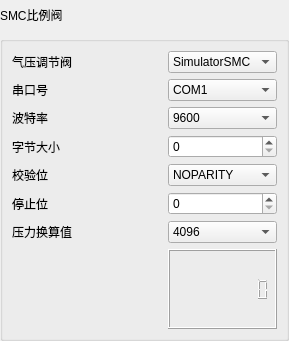
        <widget class="QWidget" name="page_ProportionalValves">
         <layout class="QVBoxLayout" name="verticalLayout_11">
          <property name="leftMargin">
           <number>0</number>
          </property>
          <property name="topMargin">
           <number>0</number>
          </property>
          <property name="rightMargin">
           <number>0</number>
          </property>
          <property name="bottomMargin">
           <number>0</number>
          </property>
          <item>
           <layout class="QHBoxLayout" name="horizontalLayout_17">
            <item>
             <widget class="QLabel" name="label_430">
              <property name="minimumSize">
               <size>
                <width>0</width>
                <height>30</height>
               </size>
              </property>
              <property name="maximumSize">
               <size>
                <width>16777215</width>
                <height>30</height>
               </size>
              </property>
              <property name="text">
               <string>SMC比例阀</string>
              </property>
             </widget>
            </item>
            <item>
             <spacer name="horizontalSpacer_17">
              <property name="orientation">
               <enum>Qt::Horizontal</enum>
              </property>
              <property name="sizeHint" stdset="0">
               <size>
                <width>40</width>
                <height>20</height>
               </size>
              </property>
             </spacer>
            </item>
           </layout>
          </item>
          <item>
           <widget class="QGroupBox" name="groupBox_ProportionalValves">
            <property name="title">
             <string/>
            </property>
            <layout class="QFormLayout" name="formLayout_44">
             <property name="fieldGrowthPolicy">
              <enum>QFormLayout::AllNonFixedFieldsGrow</enum>
             </property>
             <item row="0" column="0">
              <widget class="QLabel" name="label_437">
               <property name="minimumSize">
                <size>
                 <width>150</width>
                 <height>20</height>
                </size>
               </property>
               <property name="maximumSize">
                <size>
                 <width>150</width>
                 <height>16777215</height>
                </size>
               </property>
               <property name="text">
                <string>气压调节阀</string>
               </property>
              </widget>
             </item>
             <item row="0" column="1">
              <widget class="QComboBox" name="comboBox_ProportionalValves_Pressure">
               <item>
                <property name="text">
                 <string>SimulatorSMC</string>
                </property>
               </item>
               <item>
                <property name="text">
                 <string>ITV1050</string>
                </property>
               </item>
               <item>
                <property name="text">
                 <string>ITVH2020</string>
                </property>
               </item>
              </widget>
             </item>
             <item row="1" column="0">
              <widget class="QLabel" name="label_435">
               <property name="minimumSize">
                <size>
                 <width>80</width>
                 <height>20</height>
                </size>
               </property>
               <property name="text">
                <string>串口号</string>
               </property>
              </widget>
             </item>
             <item row="1" column="1">
              <widget class="QComboBox" name="comboBox_ProportionalValves_Port">
               <property name="enabled">
                <bool>true</bool>
               </property>
               <item>
                <property name="text">
                 <string>COM1</string>
                </property>
               </item>
               <item>
                <property name="text">
                 <string>COM2</string>
                </property>
               </item>
               <item>
                <property name="text">
                 <string>COM3</string>
                </property>
               </item>
               <item>
                <property name="text">
                 <string>COM4</string>
                </property>
               </item>
               <item>
                <property name="text">
                 <string>COM5</string>
                </property>
               </item>
              </widget>
             </item>
             <item row="2" column="0">
              <widget class="QLabel" name="label_439">
               <property name="minimumSize">
                <size>
                 <width>80</width>
                 <height>20</height>
                </size>
               </property>
               <property name="text">
                <string>波特率</string>
               </property>
              </widget>
             </item>
             <item row="2" column="1">
              <widget class="QComboBox" name="comboBox_ProportionalValves_BaudRate">
               <property name="editable">
                <bool>false</bool>
               </property>
               <item>
                <property name="text">
                 <string>9600</string>
                </property>
               </item>
               <item>
                <property name="text">
                 <string>19200</string>
                </property>
               </item>
               <item>
                <property name="text">
                 <string>38400</string>
                </property>
               </item>
               <item>
                <property name="text">
                 <string>57600</string>
                </property>
               </item>
               <item>
                <property name="text">
                 <string>115200</string>
                </property>
               </item>
              </widget>
             </item>
             <item row="3" column="0">
              <widget class="QLabel" name="label_436">
               <property name="minimumSize">
                <size>
                 <width>80</width>
                 <height>20</height>
                </size>
               </property>
               <property name="text">
                <string>字节大小</string>
               </property>
              </widget>
             </item>
             <item row="3" column="1">
              <widget class="QSpinBox" name="spinBox_ProportionalValves_ByteSize"/>
             </item>
             <item row="4" column="0">
              <widget class="QLabel" name="label_433">
               <property name="minimumSize">
                <size>
                 <width>80</width>
                 <height>20</height>
                </size>
               </property>
               <property name="text">
                <string>校验位</string>
               </property>
              </widget>
             </item>
             <item row="4" column="1">
              <widget class="QComboBox" name="comboBox_ProportionalValves_Parity">
               <item>
                <property name="text">
                 <string>NOPARITY</string>
                </property>
               </item>
               <item>
                <property name="text">
                 <string>ODDPARITY</string>
                </property>
               </item>
               <item>
                <property name="text">
                 <string>EVENPARITY</string>
                </property>
               </item>
               <item>
                <property name="text">
                 <string>MARKPARITY</string>
                </property>
               </item>
              </widget>
             </item>
             <item row="5" column="0">
              <widget class="QLabel" name="label_432">
               <property name="minimumSize">
                <size>
                 <width>80</width>
                 <height>20</height>
                </size>
               </property>
               <property name="text">
                <string>停止位</string>
               </property>
              </widget>
             </item>
             <item row="5" column="1">
              <widget class="QSpinBox" name="spinBox_ProportionalValves_StopBits"/>
             </item>
             <item row="6" column="0">
              <widget class="QLabel" name="label_440">
               <property name="text">
                <string>压力换算值</string>
               </property>
              </widget>
             </item>
             <item row="6" column="1">
              <widget class="QComboBox" name="comboBox_ProportionalValves_ConversionValue">
               <item>
                <property name="text">
                 <string>4096</string>
                </property>
               </item>
               <item>
                <property name="text">
                 <string>16384</string>
                </property>
               </item>
               <item>
                <property name="text">
                 <string>65536</string>
                </property>
               </item>
              </widget>
             </item>
             <item row="7" column="1">
              <widget class="QLCDNumber" name="lcdNumber_ProportionalValves_SensorLCD">
               <property name="minimumSize">
                <size>
                 <width>0</width>
                 <height>80</height>
                </size>
               </property>
               <property name="maximumSize">
                <size>
                 <width>16777215</width>
                 <height>80</height>
                </size>
               </property>
               <property name="smallDecimalPoint">
                <bool>false</bool>
               </property>
               <property name="digitCount">
                <number>9</number>
               </property>
               <property name="segmentStyle">
                <enum>QLCDNumber::Filled</enum>
               </property>
               <property name="intValue" stdset="0">
                <number>0</number>
               </property>
              </widget>
             </item>
            </layout>
           </widget>
          </item>
         </layout>
        </widget>
